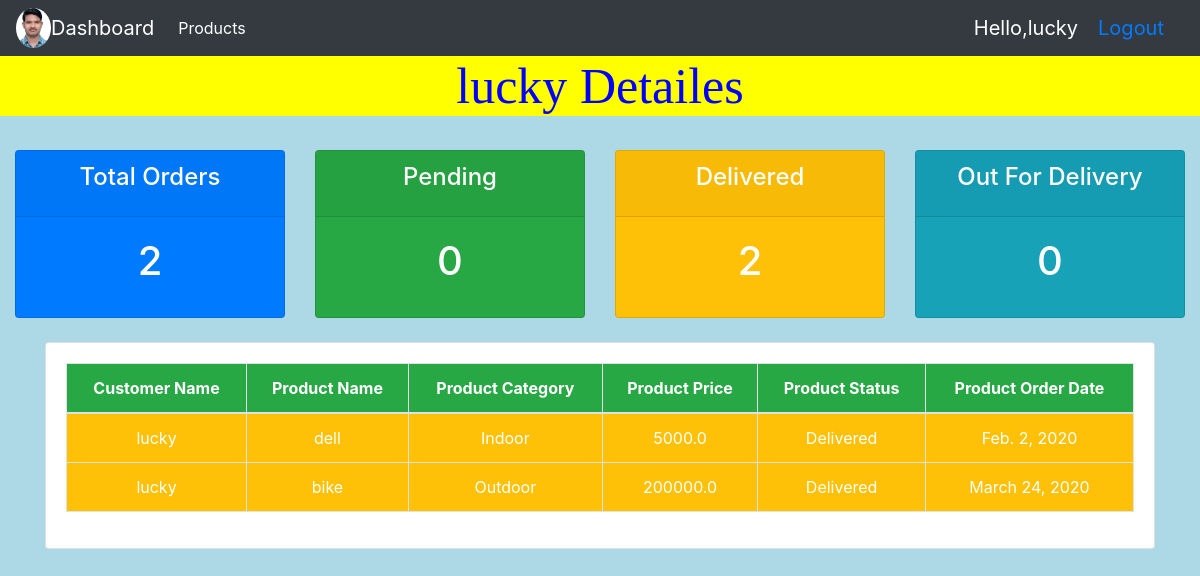
The page /user/ (signed in) on the database its author committed.
### crmapp/models.py (models this page shows, shortened)
class Customers(models.Model):
    user=models.OneToOneField(User,null=True, on_delete=models.CASCADE)
    name=models.CharField(max_length=100,null=True)
    email=models.EmailField(max_length=100,null=True)
    mobile=models.BigIntegerField(null=True)
    created_date=models.DateField(auto_now_add=True)

class Orders(models.Model):
    STATUS=(
        ('Delivered','Delivered'),
        ('Pending','Pending'),
        ('Outfordelivery','Outfordelivery')
    )
    customer=models.ForeignKey(Customers,on_delete=models.CASCADE)
    product=models.ForeignKey(Products,on_delete=models.CASCADE)
    status=models.CharField(max_length=100,choices=STATUS)
    created_date=models.DateField(auto_now_add=True,null=True)

class Products(models.Model):
    CATEGORY=(
        ('Indoor','Indoor'),
        ('Outdoor','Outdoor'),
        ('Anywhere','Anywhere')
    )
    name=models.CharField(max_length=100,null=True)
    price=models.FloatField(null=True)
    created_date=models.DateField(auto_now_add=True,null=True)
    description=models.CharField(max_length=100,null=True)
    category=models.CharField(max_length=100,choices=CATEGORY,null=True)
    def __str__(self):
        return self.name

### crmapp/decorators.py (the view)
        def warapper_func(request,*args,**kwargs):
            group=None
            if request.user.groups.exists():
                group=request.user.groups.all () [0].name
            if group in allowed_roles:
                return view_func(request,*args,**kwargs)
            else:
                return HttpResponse('you are not authorized to view this page')

### crmapp/views.py (called while the page is built)
@login_required(login_url='login')
@allowed_user(allowed_roles=['customers'])
def userpage(request):
    customer=Customers.objects.get(user=request.user)
    orders = request.user.customers.orders_set.all()
    total_order = len(orders)
    deliverd = orders.filter(status='Delivered').count()
    pending = orders.filter(status='Pending').count()
    outfordelivery = orders.filter(status='Outfordelivery').count()
    context = {'customer': customer, 'orders': orders,
               'total_order': total_order, 'deliverd': deliverd,
               'pending': pending, 'outfordelivery': outfordelivery}
    return render(request,'crm2accounts/user.html',context)

### templates/crm2accounts/user.html (shortened to what this page needs)
{% extends 'crm2accounts/base.html' %}
{% block content %}
<h2 class="text-center" style="margin-bottom: 10px;">{{ customer.name }} Detailes</h2>
    {% include 'crm2accounts/status.html' %}
<br>
<div class="container">
<div class="row">
    <div class="col-md">
        <div class="card">
            <div class="card-body">
                <table class="table table-bordered text-center table-hover">
                    <thead>
                    <tr class="bg-success text-white text-center">
                        <th>Customer Name</th>
                        <th>Product Name</th>
                        <th>Product Category</th>
                        <th>Product Price</th>
                        <th>Product Status</th>
                        <th>Product Order Date</th>
                    </tr>
                    </thead>
                    <tbody class="bg-warning text-white">
                    {% for order in orders %}
                        <tr>
                        <td>{{ order.customer.name }}</td>
                        <td>{{ order.product }}</td>
                        <td>{{ order.product.category }}</td>
                        <td>{{ order.product.price }}</td>
                        <td>{{ order.status }}</td>
                        <td>{{ order.created_date }}</td>
                        </tr>
                    {% endfor %}
                    </tbody>
                </table>
            </div>
        </div>
    </div>
</div>
</div>
{% endblock %}

### templates/crm2accounts/navbar.html (shortened to what this page needs)
{% load static %}
<!DOCTYPE html>
<html lang="en">
<head>
  <link rel="stylesheet" href="https://maxcdn.bootstrapcdn.com/bootstrap/4.4.1/css/bootstrap.min.css">
</head>
<body>
{% block content %}
    <nav class="navbar navbar-expand-lg navbar-dark bg-dark">
<img src="{%static 'images/img038 (2).jpg' %}" style ="height : 3%;width: 3%; border-radius: 50%">
  <a class="navbar-brand" href="{% url 'home'%} ">Dashboard</a>
  <div class="collapse navbar-collapse" id="navbarNav">
    <ul class="navbar-nav">
      <li class="nav-item active">
        <a class="nav-link" href="{% url 'product' %}">Products<span class="sr-only">(current)</span></a>
      </li>
    </ul>
  </div>
<span id="s1">Hello,{{ request.user }}</span>
<span id="s2"><a href="{% url 'logout' %}">Logout</a></span>
</nav>
{% endblock %}
</body>
</html>

### templates/crm2accounts/navbar.html (style rules this page uses)
#s1,#s2 { color: white;font-size: 20px;margin-right: 20px; }

### templates/crm2accounts/user.html (style rules this page uses)
body { background-color: lightblue }
h2 { background-color: yellow;font-size: 50px;font-family: "Centaur";color: blue }

### rows shown on the page
Customers: name "lucky"
Orders: customer.name "lucky", product "dell", product.category "Indoor", product.price "5000.0", status "Delivered", created_date "Feb. 2, 2020"
Orders: customer.name "lucky", product "bike", product.category "Outdoor", product.price "200000.0", status "Delivered", created_date "March 24, 2020"

### other values the page prints
{{ request.user }} "lucky"
{{ total_order }} "2"
{{ pending }} "0"
{{ deliverd }} "2"
{{ outfordelivery }} "0"
